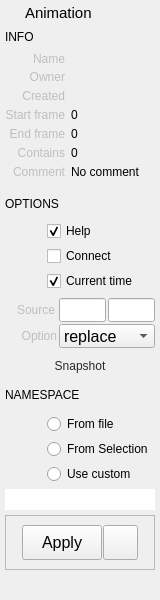
<?xml version="1.0" encoding="UTF-8"?>
<ui version="4.0">
 <class>Form</class>
 <widget class="QWidget" name="Form">
  <property name="geometry">
   <rect>
    <x>0</x>
    <y>0</y>
    <width>160</width>
    <height>600</height>
   </rect>
  </property>
  <property name="sizePolicy">
   <sizepolicy hsizetype="Preferred" vsizetype="Preferred">
    <horstretch>0</horstretch>
    <verstretch>0</verstretch>
   </sizepolicy>
  </property>
  <property name="minimumSize">
   <size>
    <width>160</width>
    <height>600</height>
   </size>
  </property>
  <property name="maximumSize">
   <size>
    <width>300</width>
    <height>16777215</height>
   </size>
  </property>
  <property name="windowTitle">
   <string>Form</string>
  </property>
  <property name="styleSheet">
   <string notr="true">QComboBox, QLineEdit {
	font-size: 16px;
}
</string>
  </property>
  <layout class="QVBoxLayout" name="verticalLayout">
   <property name="spacing">
    <number>5</number>
   </property>
   <property name="leftMargin">
    <number>5</number>
   </property>
   <property name="topMargin">
    <number>2</number>
   </property>
   <property name="rightMargin">
    <number>5</number>
   </property>
   <property name="bottomMargin">
    <number>2</number>
   </property>
   <item>
    <layout class="QHBoxLayout" name="horizontalLayout_4">
     <property name="leftMargin">
      <number>2</number>
     </property>
     <property name="topMargin">
      <number>2</number>
     </property>
     <property name="rightMargin">
      <number>2</number>
     </property>
     <item>
      <widget class="QLabel" name="label_4">
       <property name="minimumSize">
        <size>
         <width>13</width>
         <height>13</height>
        </size>
       </property>
       <property name="maximumSize">
        <size>
         <width>13</width>
         <height>13</height>
        </size>
       </property>
       <property name="text">
        <string/>
       </property>
       <property name="pixmap">
        <pixmap>../images/animation.png</pixmap>
       </property>
       <property name="scaledContents">
        <bool>true</bool>
       </property>
      </widget>
     </item>
     <item>
      <widget class="QLabel" name="title">
       <property name="sizePolicy">
        <sizepolicy hsizetype="Ignored" vsizetype="Preferred">
         <horstretch>0</horstretch>
         <verstretch>0</verstretch>
        </sizepolicy>
       </property>
       <property name="font">
        <font>
         <family>Arial</family>
         <pointsize>11</pointsize>
         <weight>50</weight>
         <bold>false</bold>
        </font>
       </property>
       <property name="text">
        <string>Animation</string>
       </property>
      </widget>
     </item>
    </layout>
   </item>
   <item>
    <layout class="QHBoxLayout" name="horizontalLayout_7">
     <property name="topMargin">
      <number>0</number>
     </property>
     <item>
      <widget class="QLabel" name="label_8">
       <property name="minimumSize">
        <size>
         <width>100</width>
         <height>20</height>
        </size>
       </property>
       <property name="maximumSize">
        <size>
         <width>30</width>
         <height>20</height>
        </size>
       </property>
       <property name="font">
        <font>
         <family>Arial</family>
         <pointsize>9</pointsize>
         <weight>50</weight>
         <bold>false</bold>
        </font>
       </property>
       <property name="text">
        <string>INFO</string>
       </property>
      </widget>
     </item>
     <item>
      <spacer name="horizontalSpacer">
       <property name="orientation">
        <enum>Qt::Horizontal</enum>
       </property>
       <property name="sizeHint" stdset="0">
        <size>
         <width>40</width>
         <height>20</height>
        </size>
       </property>
      </spacer>
     </item>
    </layout>
   </item>
   <item>
    <layout class="QHBoxLayout" name="horizontalLayout_10">
     <property name="spacing">
      <number>6</number>
     </property>
     <item>
      <widget class="QLabel" name="label_7">
       <property name="enabled">
        <bool>false</bool>
       </property>
       <property name="minimumSize">
        <size>
         <width>60</width>
         <height>13</height>
        </size>
       </property>
       <property name="maximumSize">
        <size>
         <width>60</width>
         <height>16777215</height>
        </size>
       </property>
       <property name="text">
        <string>Name</string>
       </property>
       <property name="alignment">
        <set>Qt::AlignRight|Qt::AlignTrailing|Qt::AlignVCenter</set>
       </property>
      </widget>
     </item>
     <item>
      <widget class="QLabel" name="name">
       <property name="enabled">
        <bool>true</bool>
       </property>
       <property name="sizePolicy">
        <sizepolicy hsizetype="Ignored" vsizetype="Preferred">
         <horstretch>0</horstretch>
         <verstretch>0</verstretch>
        </sizepolicy>
       </property>
       <property name="minimumSize">
        <size>
         <width>0</width>
         <height>1</height>
        </size>
       </property>
       <property name="text">
        <string/>
       </property>
       <property name="alignment">
        <set>Qt::AlignLeading|Qt::AlignLeft|Qt::AlignTop</set>
       </property>
       <property name="textInteractionFlags">
        <set>Qt::LinksAccessibleByMouse|Qt::TextSelectableByMouse</set>
       </property>
      </widget>
     </item>
    </layout>
   </item>
   <item>
    <layout class="QHBoxLayout" name="horizontalLayout_9">
     <property name="spacing">
      <number>6</number>
     </property>
     <property name="topMargin">
      <number>0</number>
     </property>
     <item>
      <widget class="QLabel" name="label_13">
       <property name="enabled">
        <bool>false</bool>
       </property>
       <property name="sizePolicy">
        <sizepolicy hsizetype="Fixed" vsizetype="Expanding">
         <horstretch>0</horstretch>
         <verstretch>0</verstretch>
        </sizepolicy>
       </property>
       <property name="minimumSize">
        <size>
         <width>60</width>
         <height>13</height>
        </size>
       </property>
       <property name="maximumSize">
        <size>
         <width>60</width>
         <height>500</height>
        </size>
       </property>
       <property name="text">
        <string>Owner</string>
       </property>
       <property name="alignment">
        <set>Qt::AlignRight|Qt::AlignTop|Qt::AlignTrailing</set>
       </property>
      </widget>
     </item>
     <item>
      <widget class="QLabel" name="owner">
       <property name="enabled">
        <bool>true</bool>
       </property>
       <property name="sizePolicy">
        <sizepolicy hsizetype="Ignored" vsizetype="Expanding">
         <horstretch>0</horstretch>
         <verstretch>0</verstretch>
        </sizepolicy>
       </property>
       <property name="minimumSize">
        <size>
         <width>0</width>
         <height>0</height>
        </size>
       </property>
       <property name="maximumSize">
        <size>
         <width>16777215</width>
         <height>16777215</height>
        </size>
       </property>
       <property name="styleSheet">
        <string notr="true"/>
       </property>
       <property name="text">
        <string/>
       </property>
       <property name="alignment">
        <set>Qt::AlignLeading|Qt::AlignLeft|Qt::AlignTop</set>
       </property>
       <property name="wordWrap">
        <bool>true</bool>
       </property>
       <property name="textInteractionFlags">
        <set>Qt::LinksAccessibleByMouse|Qt::TextSelectableByMouse</set>
       </property>
      </widget>
     </item>
    </layout>
   </item>
   <item>
    <layout class="QHBoxLayout" name="horizontalLayout_11">
     <property name="spacing">
      <number>6</number>
     </property>
     <property name="topMargin">
      <number>0</number>
     </property>
     <item>
      <widget class="QLabel" name="label_14">
       <property name="enabled">
        <bool>false</bool>
       </property>
       <property name="sizePolicy">
        <sizepolicy hsizetype="Fixed" vsizetype="Expanding">
         <horstretch>0</horstretch>
         <verstretch>0</verstretch>
        </sizepolicy>
       </property>
       <property name="minimumSize">
        <size>
         <width>60</width>
         <height>13</height>
        </size>
       </property>
       <property name="maximumSize">
        <size>
         <width>60</width>
         <height>500</height>
        </size>
       </property>
       <property name="text">
        <string>Created</string>
       </property>
       <property name="alignment">
        <set>Qt::AlignRight|Qt::AlignTop|Qt::AlignTrailing</set>
       </property>
      </widget>
     </item>
     <item>
      <widget class="QLabel" name="created">
       <property name="enabled">
        <bool>true</bool>
       </property>
       <property name="sizePolicy">
        <sizepolicy hsizetype="Expanding" vsizetype="Expanding">
         <horstretch>0</horstretch>
         <verstretch>0</verstretch>
        </sizepolicy>
       </property>
       <property name="minimumSize">
        <size>
         <width>0</width>
         <height>0</height>
        </size>
       </property>
       <property name="maximumSize">
        <size>
         <width>16777215</width>
         <height>16777215</height>
        </size>
       </property>
       <property name="styleSheet">
        <string notr="true"/>
       </property>
       <property name="text">
        <string/>
       </property>
       <property name="alignment">
        <set>Qt::AlignLeading|Qt::AlignLeft|Qt::AlignTop</set>
       </property>
       <property name="wordWrap">
        <bool>true</bool>
       </property>
      </widget>
     </item>
    </layout>
   </item>
   <item>
    <layout class="QHBoxLayout" name="horizontalLayout_29">
     <property name="spacing">
      <number>6</number>
     </property>
     <property name="topMargin">
      <number>0</number>
     </property>
     <item>
      <widget class="QLabel" name="scene_dur_start_label_2">
       <property name="enabled">
        <bool>false</bool>
       </property>
       <property name="minimumSize">
        <size>
         <width>60</width>
         <height>13</height>
        </size>
       </property>
       <property name="maximumSize">
        <size>
         <width>60</width>
         <height>16777215</height>
        </size>
       </property>
       <property name="text">
        <string>Start frame</string>
       </property>
       <property name="alignment">
        <set>Qt::AlignRight|Qt::AlignTop|Qt::AlignTrailing</set>
       </property>
      </widget>
     </item>
     <item>
      <widget class="QLabel" name="start">
       <property name="enabled">
        <bool>true</bool>
       </property>
       <property name="text">
        <string>0</string>
       </property>
      </widget>
     </item>
    </layout>
   </item>
   <item>
    <layout class="QHBoxLayout" name="horizontalLayout_30">
     <property name="spacing">
      <number>6</number>
     </property>
     <property name="topMargin">
      <number>0</number>
     </property>
     <item>
      <widget class="QLabel" name="scene_dur_end_label_2">
       <property name="enabled">
        <bool>false</bool>
       </property>
       <property name="minimumSize">
        <size>
         <width>60</width>
         <height>13</height>
        </size>
       </property>
       <property name="maximumSize">
        <size>
         <width>60</width>
         <height>16777215</height>
        </size>
       </property>
       <property name="text">
        <string>End frame</string>
       </property>
       <property name="alignment">
        <set>Qt::AlignRight|Qt::AlignTop|Qt::AlignTrailing</set>
       </property>
      </widget>
     </item>
     <item>
      <widget class="QLabel" name="end">
       <property name="enabled">
        <bool>true</bool>
       </property>
       <property name="sizePolicy">
        <sizepolicy hsizetype="Ignored" vsizetype="Preferred">
         <horstretch>0</horstretch>
         <verstretch>0</verstretch>
        </sizepolicy>
       </property>
       <property name="text">
        <string>0</string>
       </property>
       <property name="alignment">
        <set>Qt::AlignLeading|Qt::AlignLeft|Qt::AlignTop</set>
       </property>
      </widget>
     </item>
    </layout>
   </item>
   <item>
    <layout class="QHBoxLayout" name="horizontalLayout_32">
     <property name="spacing">
      <number>6</number>
     </property>
     <property name="topMargin">
      <number>0</number>
     </property>
     <item>
      <widget class="QLabel" name="scene_dur_end_label_3">
       <property name="enabled">
        <bool>false</bool>
       </property>
       <property name="minimumSize">
        <size>
         <width>60</width>
         <height>13</height>
        </size>
       </property>
       <property name="maximumSize">
        <size>
         <width>60</width>
         <height>16777215</height>
        </size>
       </property>
       <property name="text">
        <string>Contains</string>
       </property>
       <property name="alignment">
        <set>Qt::AlignRight|Qt::AlignTop|Qt::AlignTrailing</set>
       </property>
      </widget>
     </item>
     <item>
      <widget class="QLabel" name="contains">
       <property name="enabled">
        <bool>true</bool>
       </property>
       <property name="sizePolicy">
        <sizepolicy hsizetype="Ignored" vsizetype="Preferred">
         <horstretch>0</horstretch>
         <verstretch>0</verstretch>
        </sizepolicy>
       </property>
       <property name="text">
        <string>0</string>
       </property>
       <property name="alignment">
        <set>Qt::AlignLeading|Qt::AlignLeft|Qt::AlignTop</set>
       </property>
      </widget>
     </item>
    </layout>
   </item>
   <item>
    <layout class="QHBoxLayout" name="horizontalLayout_18">
     <property name="spacing">
      <number>6</number>
     </property>
     <property name="topMargin">
      <number>0</number>
     </property>
     <property name="bottomMargin">
      <number>5</number>
     </property>
     <item>
      <widget class="QLabel" name="label_11">
       <property name="enabled">
        <bool>false</bool>
       </property>
       <property name="sizePolicy">
        <sizepolicy hsizetype="Fixed" vsizetype="Expanding">
         <horstretch>0</horstretch>
         <verstretch>0</verstretch>
        </sizepolicy>
       </property>
       <property name="minimumSize">
        <size>
         <width>60</width>
         <height>0</height>
        </size>
       </property>
       <property name="maximumSize">
        <size>
         <width>60</width>
         <height>500</height>
        </size>
       </property>
       <property name="text">
        <string>Comment</string>
       </property>
       <property name="alignment">
        <set>Qt::AlignRight|Qt::AlignTop|Qt::AlignTrailing</set>
       </property>
      </widget>
     </item>
     <item>
      <widget class="QLabel" name="comment">
       <property name="enabled">
        <bool>true</bool>
       </property>
       <property name="sizePolicy">
        <sizepolicy hsizetype="Ignored" vsizetype="MinimumExpanding">
         <horstretch>0</horstretch>
         <verstretch>0</verstretch>
        </sizepolicy>
       </property>
       <property name="minimumSize">
        <size>
         <width>0</width>
         <height>0</height>
        </size>
       </property>
       <property name="maximumSize">
        <size>
         <width>16777215</width>
         <height>16777215</height>
        </size>
       </property>
       <property name="styleSheet">
        <string notr="true"/>
       </property>
       <property name="text">
        <string>No comment</string>
       </property>
       <property name="alignment">
        <set>Qt::AlignLeading|Qt::AlignLeft|Qt::AlignTop</set>
       </property>
       <property name="wordWrap">
        <bool>true</bool>
       </property>
       <property name="textInteractionFlags">
        <set>Qt::LinksAccessibleByMouse|Qt::TextSelectableByMouse</set>
       </property>
      </widget>
     </item>
    </layout>
   </item>
   <item>
    <layout class="QHBoxLayout" name="horizontalLayout_3">
     <property name="topMargin">
      <number>5</number>
     </property>
     <item>
      <widget class="QLabel" name="label_2">
       <property name="minimumSize">
        <size>
         <width>100</width>
         <height>0</height>
        </size>
       </property>
       <property name="maximumSize">
        <size>
         <width>100</width>
         <height>16777215</height>
        </size>
       </property>
       <property name="font">
        <font>
         <family>Arial</family>
         <pointsize>9</pointsize>
         <weight>50</weight>
         <bold>false</bold>
        </font>
       </property>
       <property name="text">
        <string>OPTIONS</string>
       </property>
      </widget>
     </item>
     <item>
      <spacer name="horizontalSpacer_2">
       <property name="orientation">
        <enum>Qt::Horizontal</enum>
       </property>
       <property name="sizeHint" stdset="0">
        <size>
         <width>40</width>
         <height>20</height>
        </size>
       </property>
      </spacer>
     </item>
    </layout>
   </item>
   <item>
    <layout class="QHBoxLayout" name="horizontalLayout_19">
     <property name="spacing">
      <number>2</number>
     </property>
     <property name="topMargin">
      <number>2</number>
     </property>
     <item>
      <widget class="QLabel" name="scene_dur_start_label_6">
       <property name="enabled">
        <bool>true</bool>
       </property>
       <property name="minimumSize">
        <size>
         <width>40</width>
         <height>0</height>
        </size>
       </property>
       <property name="maximumSize">
        <size>
         <width>40</width>
         <height>16777215</height>
        </size>
       </property>
       <property name="text">
        <string/>
       </property>
       <property name="alignment">
        <set>Qt::AlignRight|Qt::AlignTrailing|Qt::AlignVCenter</set>
       </property>
      </widget>
     </item>
     <item>
      <widget class="QCheckBox" name="helpCheckBox">
       <property name="maximumSize">
        <size>
         <width>16777215</width>
         <height>16777215</height>
        </size>
       </property>
       <property name="text">
        <string>Help</string>
       </property>
       <property name="checked">
        <bool>true</bool>
       </property>
      </widget>
     </item>
    </layout>
   </item>
   <item>
    <layout class="QHBoxLayout" name="horizontalLayout_15">
     <property name="spacing">
      <number>2</number>
     </property>
     <property name="topMargin">
      <number>0</number>
     </property>
     <item>
      <widget class="QLabel" name="scene_dur_start_label_5">
       <property name="enabled">
        <bool>true</bool>
       </property>
       <property name="minimumSize">
        <size>
         <width>40</width>
         <height>0</height>
        </size>
       </property>
       <property name="maximumSize">
        <size>
         <width>40</width>
         <height>16777215</height>
        </size>
       </property>
       <property name="text">
        <string/>
       </property>
       <property name="alignment">
        <set>Qt::AlignRight|Qt::AlignTrailing|Qt::AlignVCenter</set>
       </property>
      </widget>
     </item>
     <item>
      <widget class="QCheckBox" name="connectCheckBox">
       <property name="maximumSize">
        <size>
         <width>16777215</width>
         <height>16777215</height>
        </size>
       </property>
       <property name="text">
        <string>Connect</string>
       </property>
      </widget>
     </item>
    </layout>
   </item>
   <item>
    <layout class="QHBoxLayout" name="horizontalLayout_13">
     <property name="spacing">
      <number>2</number>
     </property>
     <property name="topMargin">
      <number>0</number>
     </property>
     <item>
      <widget class="QLabel" name="scene_dur_start_label_4">
       <property name="enabled">
        <bool>true</bool>
       </property>
       <property name="minimumSize">
        <size>
         <width>40</width>
         <height>0</height>
        </size>
       </property>
       <property name="maximumSize">
        <size>
         <width>40</width>
         <height>16777215</height>
        </size>
       </property>
       <property name="text">
        <string/>
       </property>
       <property name="alignment">
        <set>Qt::AlignRight|Qt::AlignTrailing|Qt::AlignVCenter</set>
       </property>
      </widget>
     </item>
     <item>
      <widget class="QCheckBox" name="currentTime">
       <property name="text">
        <string>Current time</string>
       </property>
       <property name="checked">
        <bool>true</bool>
       </property>
      </widget>
     </item>
    </layout>
   </item>
   <item>
    <widget class="QFrame" name="frame">
     <property name="sizePolicy">
      <sizepolicy hsizetype="Preferred" vsizetype="Fixed">
       <horstretch>0</horstretch>
       <verstretch>0</verstretch>
      </sizepolicy>
     </property>
     <property name="minimumSize">
      <size>
       <width>0</width>
       <height>55</height>
      </size>
     </property>
     <property name="maximumSize">
      <size>
       <width>16777215</width>
       <height>80</height>
      </size>
     </property>
     <property name="frameShape">
      <enum>QFrame::NoFrame</enum>
     </property>
     <property name="frameShadow">
      <enum>QFrame::Raised</enum>
     </property>
     <layout class="QVBoxLayout" name="verticalLayout_2">
      <property name="spacing">
       <number>0</number>
      </property>
      <property name="margin">
       <number>0</number>
      </property>
      <item>
       <layout class="QHBoxLayout" name="horizontalLayout_31">
        <property name="spacing">
         <number>4</number>
        </property>
        <property name="sizeConstraint">
         <enum>QLayout::SetDefaultConstraint</enum>
        </property>
        <property name="topMargin">
         <number>0</number>
        </property>
        <item>
         <widget class="QLabel" name="scene_dur_start_label_3">
          <property name="enabled">
           <bool>false</bool>
          </property>
          <property name="minimumSize">
           <size>
            <width>50</width>
            <height>0</height>
           </size>
          </property>
          <property name="maximumSize">
           <size>
            <width>50</width>
            <height>30</height>
           </size>
          </property>
          <property name="toolTip">
           <string/>
          </property>
          <property name="text">
           <string>Source</string>
          </property>
          <property name="alignment">
           <set>Qt::AlignRight|Qt::AlignTrailing|Qt::AlignVCenter</set>
          </property>
         </widget>
        </item>
        <item>
         <layout class="QHBoxLayout" name="horizontalLayout">
          <property name="spacing">
           <number>2</number>
          </property>
          <item>
           <widget class="QLineEdit" name="sourceStartEdit">
            <property name="sizePolicy">
             <sizepolicy hsizetype="Minimum" vsizetype="Fixed">
              <horstretch>0</horstretch>
              <verstretch>0</verstretch>
             </sizepolicy>
            </property>
            <property name="minimumSize">
             <size>
              <width>0</width>
              <height>24</height>
             </size>
            </property>
            <property name="maximumSize">
             <size>
              <width>16777215</width>
              <height>24</height>
             </size>
            </property>
            <property name="statusTip">
             <string/>
            </property>
           </widget>
          </item>
          <item>
           <widget class="QLineEdit" name="sourceEndEdit">
            <property name="sizePolicy">
             <sizepolicy hsizetype="Minimum" vsizetype="Fixed">
              <horstretch>0</horstretch>
              <verstretch>0</verstretch>
             </sizepolicy>
            </property>
            <property name="minimumSize">
             <size>
              <width>0</width>
              <height>24</height>
             </size>
            </property>
            <property name="maximumSize">
             <size>
              <width>16777215</width>
              <height>24</height>
             </size>
            </property>
           </widget>
          </item>
         </layout>
        </item>
       </layout>
      </item>
      <item>
       <layout class="QHBoxLayout" name="horizontalLayout_8">
        <property name="spacing">
         <number>2</number>
        </property>
        <property name="leftMargin">
         <number>2</number>
        </property>
        <item>
         <widget class="QLabel" name="label_12">
          <property name="enabled">
           <bool>false</bool>
          </property>
          <property name="minimumSize">
           <size>
            <width>50</width>
            <height>0</height>
           </size>
          </property>
          <property name="maximumSize">
           <size>
            <width>50</width>
            <height>16777215</height>
           </size>
          </property>
          <property name="text">
           <string>Option</string>
          </property>
          <property name="alignment">
           <set>Qt::AlignRight|Qt::AlignTrailing|Qt::AlignVCenter</set>
          </property>
         </widget>
        </item>
        <item>
         <widget class="QComboBox" name="option">
          <property name="sizePolicy">
           <sizepolicy hsizetype="Ignored" vsizetype="Fixed">
            <horstretch>0</horstretch>
            <verstretch>0</verstretch>
           </sizepolicy>
          </property>
          <property name="minimumSize">
           <size>
            <width>0</width>
            <height>24</height>
           </size>
          </property>
          <property name="maximumSize">
           <size>
            <width>1000</width>
            <height>24</height>
           </size>
          </property>
          <property name="font">
           <font>
            <pointsize>-1</pointsize>
           </font>
          </property>
          <item>
           <property name="text">
            <string>replace</string>
           </property>
          </item>
          <item>
           <property name="text">
            <string>replace all</string>
           </property>
          </item>
          <item>
           <property name="text">
            <string>insert</string>
           </property>
          </item>
          <item>
           <property name="text">
            <string>merge</string>
           </property>
          </item>
         </widget>
        </item>
       </layout>
      </item>
     </layout>
     <zorder></zorder>
     <zorder></zorder>
    </widget>
   </item>
   <item>
    <layout class="QHBoxLayout" name="horizontalLayout_2">
     <property name="topMargin">
      <number>0</number>
     </property>
     <item>
      <widget class="QToolButton" name="helpImage">
       <property name="enabled">
        <bool>true</bool>
       </property>
       <property name="sizePolicy">
        <sizepolicy hsizetype="Expanding" vsizetype="Expanding">
         <horstretch>0</horstretch>
         <verstretch>1</verstretch>
        </sizepolicy>
       </property>
       <property name="minimumSize">
        <size>
         <width>0</width>
         <height>0</height>
        </size>
       </property>
       <property name="maximumSize">
        <size>
         <width>150</width>
         <height>150</height>
        </size>
       </property>
       <property name="toolTip">
        <string/>
       </property>
       <property name="layoutDirection">
        <enum>Qt::LeftToRight</enum>
       </property>
       <property name="styleSheet">
        <string notr="true">color: rgb(40, 40, 40);
border: 1px solid rgb(0, 0, 0, 0);
background-color: rgb(254, 255, 230, 0);</string>
       </property>
       <property name="text">
        <string>Snapshot</string>
       </property>
       <property name="icon">
        <iconset>
         <normaloff>../images/camera.png</normaloff>../images/camera.png</iconset>
       </property>
       <property name="iconSize">
        <size>
         <width>176</width>
         <height>180</height>
        </size>
       </property>
       <property name="popupMode">
        <enum>QToolButton::InstantPopup</enum>
       </property>
       <property name="toolButtonStyle">
        <enum>Qt::ToolButtonIconOnly</enum>
       </property>
       <property name="autoRaise">
        <bool>false</bool>
       </property>
      </widget>
     </item>
    </layout>
   </item>
   <item>
    <layout class="QHBoxLayout" name="horizontalLayout_20">
     <property name="topMargin">
      <number>5</number>
     </property>
     <item>
      <widget class="QLabel" name="label_5">
       <property name="minimumSize">
        <size>
         <width>100</width>
         <height>0</height>
        </size>
       </property>
       <property name="maximumSize">
        <size>
         <width>100</width>
         <height>16777215</height>
        </size>
       </property>
       <property name="font">
        <font>
         <family>Arial</family>
         <pointsize>9</pointsize>
         <weight>50</weight>
         <bold>false</bold>
        </font>
       </property>
       <property name="text">
        <string>NAMESPACE</string>
       </property>
      </widget>
     </item>
     <item>
      <spacer name="horizontalSpacer_5">
       <property name="orientation">
        <enum>Qt::Horizontal</enum>
       </property>
       <property name="sizeHint" stdset="0">
        <size>
         <width>40</width>
         <height>20</height>
        </size>
       </property>
      </spacer>
     </item>
    </layout>
   </item>
   <item>
    <layout class="QHBoxLayout" name="horizontalLayout_5">
     <property name="spacing">
      <number>2</number>
     </property>
     <property name="leftMargin">
      <number>0</number>
     </property>
     <property name="topMargin">
      <number>4</number>
     </property>
     <item>
      <widget class="QLabel" name="label_16">
       <property name="minimumSize">
        <size>
         <width>40</width>
         <height>0</height>
        </size>
       </property>
       <property name="maximumSize">
        <size>
         <width>30</width>
         <height>16777215</height>
        </size>
       </property>
       <property name="layoutDirection">
        <enum>Qt::LeftToRight</enum>
       </property>
       <property name="text">
        <string/>
       </property>
       <property name="alignment">
        <set>Qt::AlignRight|Qt::AlignTrailing|Qt::AlignVCenter</set>
       </property>
      </widget>
     </item>
     <item>
      <widget class="QRadioButton" name="useFileNamespace">
       <property name="text">
        <string>From file</string>
       </property>
      </widget>
     </item>
    </layout>
   </item>
   <item>
    <layout class="QHBoxLayout" name="horizontalLayout_12">
     <property name="spacing">
      <number>2</number>
     </property>
     <property name="leftMargin">
      <number>0</number>
     </property>
     <property name="topMargin">
      <number>0</number>
     </property>
     <item>
      <widget class="QLabel" name="label_17">
       <property name="minimumSize">
        <size>
         <width>40</width>
         <height>0</height>
        </size>
       </property>
       <property name="maximumSize">
        <size>
         <width>30</width>
         <height>16777215</height>
        </size>
       </property>
       <property name="layoutDirection">
        <enum>Qt::LeftToRight</enum>
       </property>
       <property name="text">
        <string/>
       </property>
       <property name="alignment">
        <set>Qt::AlignRight|Qt::AlignTrailing|Qt::AlignVCenter</set>
       </property>
      </widget>
     </item>
     <item>
      <widget class="QRadioButton" name="useSelectionNamespace">
       <property name="text">
        <string>From Selection</string>
       </property>
      </widget>
     </item>
    </layout>
   </item>
   <item>
    <layout class="QHBoxLayout" name="horizontalLayout_16">
     <property name="spacing">
      <number>2</number>
     </property>
     <property name="leftMargin">
      <number>0</number>
     </property>
     <property name="topMargin">
      <number>0</number>
     </property>
     <item>
      <widget class="QLabel" name="label_19">
       <property name="minimumSize">
        <size>
         <width>40</width>
         <height>0</height>
        </size>
       </property>
       <property name="maximumSize">
        <size>
         <width>30</width>
         <height>16777215</height>
        </size>
       </property>
       <property name="layoutDirection">
        <enum>Qt::LeftToRight</enum>
       </property>
       <property name="text">
        <string/>
       </property>
       <property name="alignment">
        <set>Qt::AlignRight|Qt::AlignTrailing|Qt::AlignVCenter</set>
       </property>
      </widget>
     </item>
     <item>
      <widget class="QRadioButton" name="useCustomNamespace">
       <property name="text">
        <string>Use custom</string>
       </property>
      </widget>
     </item>
    </layout>
   </item>
   <item>
    <layout class="QHBoxLayout" name="horizontalLayout_17">
     <property name="leftMargin">
      <number>0</number>
     </property>
     <property name="topMargin">
      <number>0</number>
     </property>
     <property name="rightMargin">
      <number>0</number>
     </property>
     <item>
      <widget class="QLineEdit" name="namespaceEdit">
       <property name="minimumSize">
        <size>
         <width>0</width>
         <height>0</height>
        </size>
       </property>
       <property name="frame">
        <bool>false</bool>
       </property>
      </widget>
     </item>
    </layout>
   </item>
   <item>
    <widget class="QFrame" name="previewButtons">
     <property name="frameShape">
      <enum>QFrame::StyledPanel</enum>
     </property>
     <property name="frameShadow">
      <enum>QFrame::Raised</enum>
     </property>
     <layout class="QHBoxLayout" name="horizontalLayout_6">
      <property name="spacing">
       <number>1</number>
      </property>
      <item>
       <spacer name="horizontalSpacer_3">
        <property name="orientation">
         <enum>Qt::Horizontal</enum>
        </property>
        <property name="sizeHint" stdset="0">
         <size>
          <width>40</width>
          <height>20</height>
         </size>
        </property>
       </spacer>
      </item>
      <item>
       <widget class="QPushButton" name="acceptButton">
        <property name="sizePolicy">
         <sizepolicy hsizetype="Preferred" vsizetype="Fixed">
          <horstretch>0</horstretch>
          <verstretch>0</verstretch>
         </sizepolicy>
        </property>
        <property name="minimumSize">
         <size>
          <width>80</width>
          <height>35</height>
         </size>
        </property>
        <property name="maximumSize">
         <size>
          <width>125</width>
          <height>35</height>
         </size>
        </property>
        <property name="font">
         <font>
          <family>Arial</family>
          <pointsize>12</pointsize>
          <weight>50</weight>
          <bold>false</bold>
         </font>
        </property>
        <property name="toolTip">
         <string/>
        </property>
        <property name="styleSheet">
         <string notr="true"/>
        </property>
        <property name="text">
         <string>Apply</string>
        </property>
       </widget>
      </item>
      <item>
       <widget class="QPushButton" name="selectionSetButton">
        <property name="minimumSize">
         <size>
          <width>35</width>
          <height>35</height>
         </size>
        </property>
        <property name="maximumSize">
         <size>
          <width>35</width>
          <height>16777215</height>
         </size>
        </property>
        <property name="text">
         <string/>
        </property>
        <property name="icon">
         <iconset>
          <normaloff>../images/selectionSet2.png</normaloff>../images/selectionSet2.png</iconset>
        </property>
        <property name="iconSize">
         <size>
          <width>25</width>
          <height>25</height>
         </size>
        </property>
       </widget>
      </item>
      <item>
       <spacer name="horizontalSpacer_4">
        <property name="orientation">
         <enum>Qt::Horizontal</enum>
        </property>
        <property name="sizeHint" stdset="0">
         <size>
          <width>40</width>
          <height>20</height>
         </size>
        </property>
       </spacer>
      </item>
     </layout>
    </widget>
   </item>
   <item>
    <spacer name="verticalSpacer">
     <property name="orientation">
      <enum>Qt::Vertical</enum>
     </property>
     <property name="sizeHint" stdset="0">
      <size>
       <width>0</width>
       <height>2000</height>
      </size>
     </property>
    </spacer>
   </item>
  </layout>
  <zorder>verticalSpacer</zorder>
  <zorder></zorder>
  <zorder></zorder>
  <zorder></zorder>
  <zorder></zorder>
  <zorder>previewButtons</zorder>
  <zorder></zorder>
  <zorder></zorder>
  <zorder></zorder>
  <zorder></zorder>
  <zorder></zorder>
  <zorder></zorder>
  <zorder></zorder>
  <zorder></zorder>
  <zorder></zorder>
  <zorder>frame</zorder>
 </widget>
 <resources/>
 <connections/>
 <slots>
  <slot>apply()</slot>
  <slot>edit()</slot>
  <slot>showControls()</slot>
  <slot>selectControls()</slot>
 </slots>
</ui>
